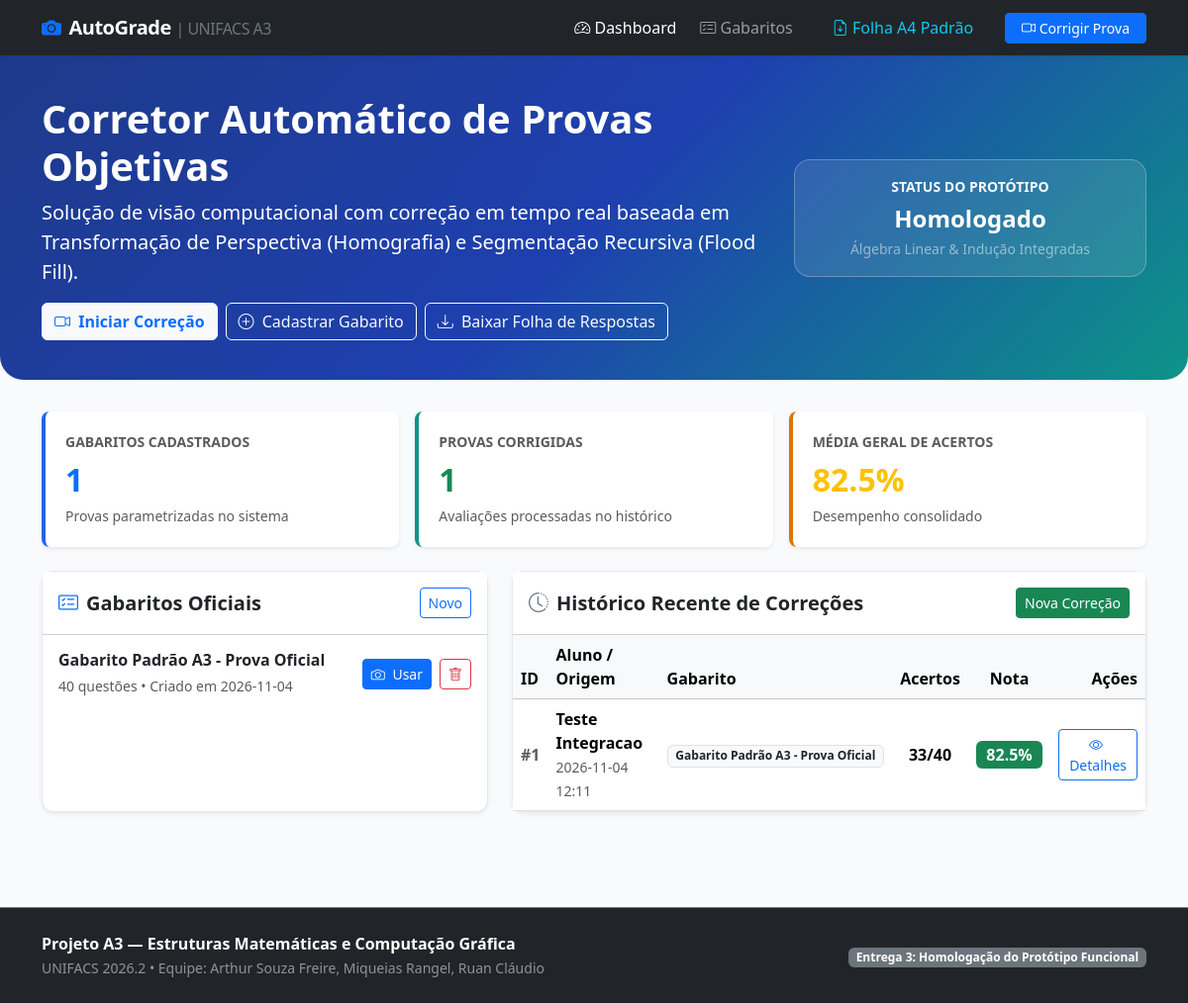
The page / on the database its author committed.
### tables this page shows
CREATE TABLE answer_keys (
    id INTEGER PRIMARY KEY AUTOINCREMENT,
    name TEXT NOT NULL,
    num_questions INTEGER NOT NULL DEFAULT 40,
    answers_json TEXT NOT NULL,
    created_at TIMESTAMP DEFAULT CURRENT_TIMESTAMP
);

CREATE TABLE gradings (
    id INTEGER PRIMARY KEY AUTOINCREMENT,
    answer_key_id INTEGER NOT NULL,
    student_name TEXT DEFAULT 'Aluno Não Identificado',
    correct_count INTEGER NOT NULL DEFAULT 0,
    wrong_count INTEGER NOT NULL DEFAULT 0,
    blank_count INTEGER NOT NULL DEFAULT 0,
    multiple_count INTEGER NOT NULL DEFAULT 0,
    score_percent REAL NOT NULL DEFAULT 0.0,
    image_path TEXT NOT NULL,
    created_at TIMESTAMP DEFAULT CURRENT_TIMESTAMP,
    FOREIGN KEY (answer_key_id) REFERENCES answer_keys(id) ON DELETE CASCADE
);

### app.py (the view)
@app.route('/')
def index():
    answer_keys = AnswerKeyService.list_all()
    gradings = GradingService.list_recent_gradings(limit=15)
    return render_template('index.html', answer_keys=answer_keys, gradings=gradings)

### app.py (called while the page is built)
@app.before_request
def setup_on_startup():
    if not hasattr(app, '_db_initialized'):
        init_db()
        AnswerKeyService.seed_default_if_empty()
        app._db_initialized = True

### src/database/db.py (called while the page is built)
def get_db_connection() -> sqlite3.Connection:
    conn = sqlite3.connect(DB_PATH)
    conn.row_factory = sqlite3.Row
    conn.execute("PRAGMA foreign_keys = ON;")
    return conn

### src/services/answer_key_service.py (called while the page is built)
    @staticmethod
    def list_all() -> list[dict]:
        with get_db_connection() as conn:
            rows = conn.execute(
                "SELECT id, name, num_questions, created_at FROM answer_keys ORDER BY id DESC"
            ).fetchall()
            return [dict(row) for row in rows]

### src/services/grading_service.py (called while the page is built)
    @staticmethod
    def list_recent_gradings(limit: int = 15) -> list[dict]:
        with get_db_connection() as conn:
            rows = conn.execute(
                """
                SELECT g.id, g.student_name, g.correct_count, g.score_percent,
                       g.created_at, g.image_path, k.name AS answer_key_name
                FROM gradings g
                JOIN answer_keys k ON g.answer_key_id = k.id
                ORDER BY g.id DESC
                LIMIT ?
                """,
                (limit,)
            ).fetchall()
            return [dict(r) for r in rows]

### templates/index.html (shortened to what this page needs)
{% extends "base.html" %}
{% block content %}
<div class="hero-banner">
    <div class="container">
        <div class="row align-items-center">
            <div class="col-lg-8">
                <h1 class="display-6 fw-bold mb-2">Corretor Automático de Provas Objetivas</h1>
                <p class="lead mb-3">Solução de visão computacional com correção em tempo real baseada em Transformação de Perspectiva (Homografia) e Segmentação Recursiva (Flood Fill).</p>
                <div class="d-flex flex-wrap gap-2">
                    <a href="{{ url_for('corrigir') }}" class="btn btn-light fw-bold text-primary">
                        <i class="bi bi-camera-video me-1"></i> Iniciar Correção
                    </a>
                    <a href="{{ url_for('gabaritos') }}" class="btn btn-outline-light">
                        <i class="bi bi-plus-circle me-1"></i> Cadastrar Gabarito
                    </a>
                    <a href="{{ url_for('download_folha') }}" class="btn btn-outline-light">
                        <i class="bi bi-download me-1"></i> Baixar Folha de Respostas
                    </a>
                </div>
            </div>
            <div class="col-lg-4 text-center mt-4 mt-lg-0">
                <div class="p-3 bg-white bg-opacity-10 rounded-4 border border-white border-opacity-25 backdrop-blur">
                    <div class="small text-uppercase fw-semibold tracking-wide text-light">Status do Protótipo</div>
                    <div class="fs-4 fw-bold text-white mt-1">Homologado</div>
                    <small class="text-white-50">Álgebra Linear & Indução Integradas</small>
                </div>
            </div>
        </div>
    </div>
</div>
<div class="container mb-5">
    <div class="row g-3 mb-4">
        <div class="col-md-4">
            <div class="stat-card shadow-sm">
                <div class="text-muted small text-uppercase fw-semibold">Gabaritos Cadastrados</div>
                <div class="fs-2 fw-bold text-primary mt-1">{{ answer_keys|length }}</div>
                <small class="text-muted">Provas parametrizadas no sistema</small>
            </div>
        </div>
        <div class="col-md-4">
            <div class="stat-card shadow-sm" style="border-left-color: #0d9488;">
                <div class="text-muted small text-uppercase fw-semibold">Provas Corrigidas</div>
                <div class="fs-2 fw-bold text-success mt-1">{{ gradings|length }}</div>
                <small class="text-muted">Avaliações processadas no histórico</small>
            </div>
        </div>
        <div class="col-md-4">
            <div class="stat-card shadow-sm" style="border-left-color: #d97706;">
                <div class="text-muted small text-uppercase fw-semibold">Média Geral de Acertos</div>
                <div class="fs-2 fw-bold text-warning mt-1">
                    {% if gradings %}
                        {{ (gradings|sum(attribute='score_percent') / gradings|length)|round(1) }}%
                    {% else %}
                        0.0%
                    {% endif %}
                </div>
                <small class="text-muted">Desempenho consolidado</small>
            </div>
        </div>
    </div>
    <div class="row g-4">
        <div class="col-lg-5">
            <div class="card h-100 shadow-sm">
                <div class="card-header bg-white py-3 d-flex justify-content-between align-items-center">
                    <h5 class="card-title mb-0 fw-bold"><i class="bi bi-card-checklist text-primary me-2"></i>Gabaritos Oficiais</h5>
                    <a href="{{ url_for('gabaritos') }}" class="btn btn-sm btn-outline-primary">Novo</a>
                </div>
                <div class="card-body p-0">
                    {% if answer_keys %}
                        <div class="list-group list-group-flush">
                            {% for key in answer_keys %}
                                <div class="list-group-item p-3 d-flex justify-content-between align-items-center">
                                    <div>
                                        <h6 class="mb-1 fw-bold">{{ key.name }}</h6>
                                        <small class="text-muted">40 questões • Criado em {{ key.created_at[:10] }}</small>
                                    </div>
                                    <div class="d-flex gap-2">
                                        <a href="{{ url_for('corrigir', key_id=key.id) }}" class="btn btn-sm btn-primary" title="Usar este gabarito para corrigir">
                                            <i class="bi bi-camera me-1"></i> Usar
                                        </a>
                                        <form method="POST" action="{{ url_for('delete_gabarito', key_id=key.id) }}" onsubmit="return confirm('Deseja realmente excluir este gabarito?');" class="d-inline">
                                            <button type="submit" class="btn btn-sm btn-outline-danger" title="Excluir">
                                                <i class="bi bi-trash"></i>
                                            </button>
                                        </form>
                                    </div>
                                </div>
                            {% endfor %}
                        </div>
                    {% else %}
                        <div class="p-4 text-center text-muted">
                            <i class="bi bi-inbox fs-1 d-block mb-2"></i>
                            Nenhum gabarito cadastrado ainda.
                        </div>
                    {% endif %}
                </div>
            </div>
        </div>
        <div class="col-lg-7">
            <div class="card h-100 shadow-sm">
                <div class="card-header bg-white py-3 d-flex justify-content-between align-items-center">
                    <h5 class="card-title mb-0 fw-bold"><i class="bi bi-clock-history text-secondary me-2"></i>Histórico Recente de Correções</h5>
                    <a href="{{ url_for('corrigir') }}" class="btn btn-sm btn-success">Nova Correção</a>
                </div>
                <div class="card-body p-0">
                    {% if gradings %}
                        <div class="table-responsive">
                            <table class="table table-hover align-middle mb-0">
                                <thead class="table-light">
                                    <tr>
                                        <th>ID</th>
                                        <th>Aluno / Origem</th>
                                        <th>Gabarito</th>
                                        <th class="text-center">Acertos</th>
                                        <th class="text-center">Nota</th>
                                        <th class="text-end">Ações</th>
                                    </tr>
                                </thead>
                                <tbody>
                                    {% for g in gradings %}
                                        <tr>
                                            <td class="fw-bold text-muted">#{{ g.id }}</td>
                                            <td>
                                                <div class="fw-semibold">{{ g.student_name }}</div>
                                                <small class="text-muted">{{ g.created_at[:16] }}</small>
                                            </td>
                                            <td><span class="badge bg-light text-dark border">{{ g.answer_key_name }}</span></td>
                                            <td class="text-center fw-bold">{{ g.correct_count }}/40</td>
                                            <td class="text-center">
                                                <span class="badge {% if g.score_percent >= 70 %}bg-success{% elif g.score_percent >= 50 %}bg-warning text-dark{% else %}bg-danger{% endif %} fs-6">
                                                    {{ g.score_percent }}%
                                                </span>
                                            </td>
                                            <td class="text-end">
                                                <a href="{{ url_for('ver_correcao', grading_id=g.id) }}" class="btn btn-sm btn-outline-primary">
                                                    <i class="bi bi-eye me-1"></i> Detalhes
                                                </a>
                                            </td>
                                        </tr>
                                    {% endfor %}
                                </tbody>
                            </table>
                        </div>
                    {% else %}
                        <div class="p-4 text-center text-muted">
                            <i class="bi bi-camera fs-1 d-block mb-2"></i>
                            Nenhuma prova corrigida ainda. Clique em <strong>Corrigir Prova</strong> para testar via câmera ou upload!
                        </div>
                    {% endif %}
                </div>
            </div>
        </div>
    </div>
</div>
{% endblock %}

### templates/base.html (shortened to what this page needs)
<!DOCTYPE html>
<html lang="pt-BR">
<head>
    <link href="https://cdn.jsdelivr.net/npm/bootstrap@5.3.3/dist/css/bootstrap.min.css" rel="stylesheet">
    <link href="https://cdn.jsdelivr.net/npm/bootstrap-icons@1.11.3/font/bootstrap-icons.min.css" rel="stylesheet">
    <link rel="stylesheet" href="{{ url_for('static', filename='css/style.css') }}">
</head>
<body>
    <nav class="navbar navbar-expand-lg navbar-dark bg-dark sticky-top shadow-sm">
        <div class="container">
            <a class="navbar-brand d-flex align-items-center gap-2" href="{{ url_for('index') }}">
                <i class="bi bi-camera-fill text-primary"></i>
                <span>AutoGrade <small class="text-secondary fw-normal fs-6">| UNIFACS A3</small></span>
            </a>
            <div class="collapse navbar-collapse" id="navContent">
                <ul class="navbar-nav ms-auto align-items-center gap-2">
                    <li class="nav-item">
                        <a class="nav-link {% if request.endpoint == 'index' %}active{% endif %}" href="{{ url_for('index') }}">
                            <i class="bi bi-speedometer2"></i> Dashboard
                        </a>
                    </li>
                    <li class="nav-item">
                        <a class="nav-link {% if request.endpoint == 'gabaritos' %}active{% endif %}" href="{{ url_for('gabaritos') }}">
                            <i class="bi bi-card-checklist"></i> Gabaritos
                        </a>
                    </li>
                    <li class="nav-item">
                        <a class="nav-link btn btn-outline-info text-info btn-sm px-3 ms-lg-2" href="{{ url_for('download_folha') }}">
                            <i class="bi bi-file-earmark-arrow-down"></i> Folha A4 Padrão
                        </a>
                    </li>
                    <li class="nav-item">
                        <a class="btn btn-primary btn-sm px-3 ms-lg-2" href="{{ url_for('corrigir') }}">
                            <i class="bi bi-camera-video"></i> Corrigir Prova
                        </a>
                    </li>
                </ul>
            </div>
        </div>
    </nav>
    <main class="flex-grow-1">
        {% block content %}{% endblock %}
    </main>
    <footer class="bg-dark text-white-50 py-4 mt-5 border-top border-secondary">
        <div class="container text-center text-md-start">
            <div class="row align-items-center">
                <div class="col-md-6">
                    <p class="mb-0 fw-bold text-white">Projeto A3 — Estruturas Matemáticas e Computação Gráfica</p>
                    <small>UNIFACS 2026.2 • Equipe: Arthur Souza Freire, Miqueias Rangel, Ruan Cláudio</small>
                </div>
                <div class="col-md-6 text-md-end mt-2 mt-md-0">
                    <small class="badge bg-secondary">Entrega 3: Homologação do Protótipo Funcional</small>
                </div>
            </div>
        </div>
    </footer>
</body>
</html>

### static/css/style.css (style rules this page uses)
:root { --primary-color: #1e3a8a; --primary-hover: #172554; --secondary-color: #0d9488; --accent-color: #2563eb; --bg-light: #f8fafc; --card-bg: #ffffff; --text-dark: #0f172a; --text-muted: #64748b; --success-color: #16a34a; --danger-color: #dc2626; --warning-color: #d97706; }
body { background-color: var(--bg-light); color: var(--text-dark); font-family: system-ui, -apple-system, "Segoe UI", Roboto, Helvetica, Arial, sans-serif; min-height: 100vh; display: flex; flex-direction: column; }
.navbar-brand { font-weight: 700; letter-spacing: -0.5px; }
.hero-banner { background: linear-gradient(135deg, #1e3a8a 0%, #1e40af 50%, #0d9488 100%); color: white; padding: 2.5rem 1rem; border-radius: 0 0 1.5rem 1.5rem; margin-bottom: 2rem; }
.card { border: 1px solid #e2e8f0; border-radius: 0.75rem; box-shadow: 0 1px 3px 0 rgba(0, 0, 0, 0.05), 0 1px 2px -1px rgba(0, 0, 0, 0.05); transition: transform 0.15s ease, box-shadow 0.15s ease; }
.stat-card { background-color: var(--card-bg); border-left: 4px solid var(--accent-color); padding: 1.25rem; border-radius: 0.5rem; }

### rows shown on the page
answer_keys: name "Gabarito Padrão A3 - Prova Oficial", created_at "2026-11-04"
gradings: id "1", student_name "Teste Integracao", created_at "2026-11-04 12:11", answer_key_name "Gabarito Padrão A3 - Prova Oficial", correct_count "33", score_percent "82.5"

### other values the page prints
{{ answer_keys|length }} "1"
{{ gradings|length }} "1"
{{ (gradings|sum(attribute='score_percent') / gradings|length)|round(1) }} "82.5"
